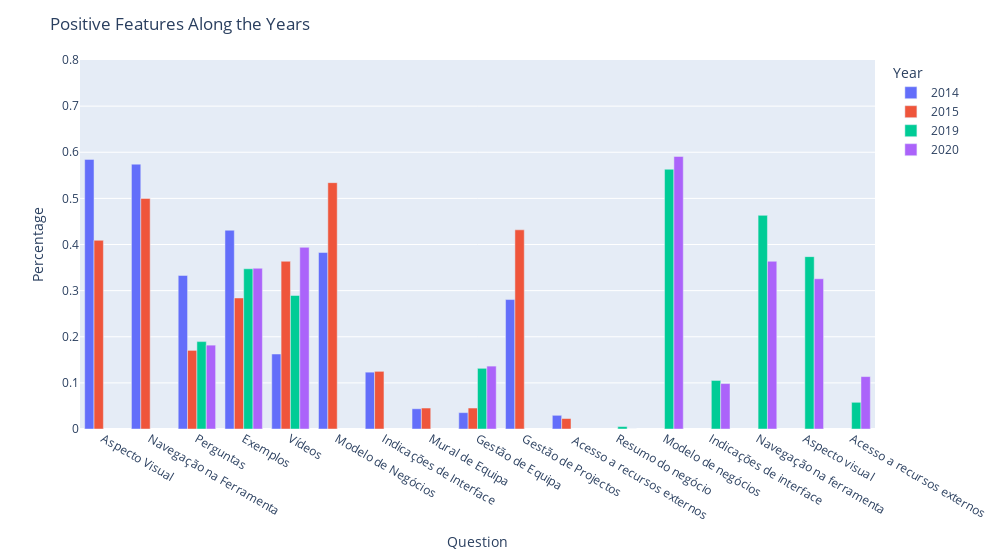

The notebook cell this image was saved under:
### Code cell
import plotly_express as px

fig = px.bar(PosOverYears, x="Question", y="Percentage", color='Year', barmode='group',
             hover_name='Question', range_y=[0,0.8])
fig.update_layout(title_text='Positive Features Along the Years')
fig.update_layout(xaxis_type='category')
fig.update_layout(autosize=False, width= 1000)

fig.show()
fig.write_image('Outputs/YearlyAverage/PosOverYears.png')

### Figure 1 — Plotly figure (JSON) as saved in the notebook; plotly's stock layout.template omitted (floating-point values rounded to 4 significant figures)
{"data": [{"alignmentgroup": "True", "hovertemplate": "<b>%{hovertext}</b><br><br>Year=2014<br>Question=%{x}<br>Percentage=%{y}<extra></extra>", "hovertext": ["Aspecto Visual", "Navegação na Ferramenta", "Perguntas", "Exemplos", "Vídeos", "Modelo de Negócios", "Indicações de Interface", "Mural de Equipa", "Gestão de Equipa", "Gestão de Projectos", " Acesso a recursos externos"], "legendgroup": "2014", "marker": {"color": "#636efa"}, "name": "2014", "offsetgroup": "2014", "orientation": "v", "showlegend": true, "textposition": "auto", "type": "bar", "x": ["Aspecto Visual", "Navegação na Ferramenta", "Perguntas", "Exemplos", "Vídeos", "Modelo de Negócios", "Indicações de Interface", "Mural de Equipa", "Gestão de Equipa", "Gestão de Projectos", " Acesso a recursos externos"], "xaxis": "x", "y": [0.5845, 0.5742, 0.3329, 0.431, 0.1626, 0.3826, 0.1232, 0.04387, 0.03548, 0.2806, 0.02968], "yaxis": "y"}, {"alignmentgroup": "True", "hovertemplate": "<b>%{hovertext}</b><br><br>Year=2015<br>Question=%{x}<br>Percentage=%{y}<extra></extra>", "hovertext": ["Aspecto Visual", "Navegação na Ferramenta", "Perguntas", "Exemplos", "Vídeos", "Modelo de Negócios", "Indicações de Interface", "Mural de Equipa", "Gestão de Equipa", "Gestão de Projectos", " Acesso a recursos externos"], "legendgroup": "2015", "marker": {"color": "#EF553B"}, "name": "2015", "offsetgroup": "2015", "orientation": "v", "showlegend": true, "textposition": "auto", "type": "bar", "x": ["Aspecto Visual", "Navegação na Ferramenta", "Perguntas", "Exemplos", "Vídeos", "Modelo de Negócios", "Indicações de Interface", "Mural de Equipa", "Gestão de Equipa", "Gestão de Projectos", " Acesso a recursos externos"], "xaxis": "x", "y": [0.4091, 0.5, 0.1705, 0.2841, 0.3636, 0.5341, 0.125, 0.04545, 0.04545, 0.4318, 0.02273], "yaxis": "y"}, {"alignmentgroup": "True", "hovertemplate": "<b>%{hovertext}</b><br><br>Year=2019<br>Question=%{x}<br>Percentage=%{y}<extra></extra>", "hovertext": ["Resumo do negócio", "Modelo de negócios", "Indicações de interface", "Navegação na ferramenta", "Aspecto visual", "Exemplos", "Perguntas", "Vídeos", "Gestão de Equipa", "Acesso a recursos externos"], "legendgroup": "2019", "marker": {"color": "#00cc96"}, "name": "2019", "offsetgroup": "2019", "orientation": "v", "showlegend": true, "textposition": "auto", "type": "bar", "x": ["Resumo do negócio", "Modelo de negócios", "Indicações de interface", "Navegação na ferramenta", "Aspecto visual", "Exemplos", "Perguntas", "Vídeos", "Gestão de Equipa", "Acesso a recursos externos"], "xaxis": "x", "y": [0.005263, 0.5632, 0.1053, 0.4632, 0.3737, 0.3474, 0.1895, 0.2895, 0.1316, 0.05789], "yaxis": "y"}, {"alignmentgroup": "True", "hovertemplate": "<b>%{hovertext}</b><br><br>Year=2020<br>Question=%{x}<br>Percentage=%{y}<extra></extra>", "hovertext": ["Resumo do negócio", "Modelo de negócios", "Indicações de interface", "Navegação na ferramenta", "Aspecto visual", "Exemplos", "Perguntas", "Vídeos", "Gestão de Equipa", "Acesso a recursos externos"], "legendgroup": "2020", "marker": {"color": "#ab63fa"}, "name": "2020", "offsetgroup": "2020", "orientation": "v", "showlegend": true, "textposition": "auto", "type": "bar", "x": ["Resumo do negócio", "Modelo de negócios", "Indicações de interface", "Navegação na ferramenta", "Aspecto visual", "Exemplos", "Perguntas", "Vídeos", "Gestão de Equipa", "Acesso a recursos externos"], "xaxis": "x", "y": [0, 0.5909, 0.09848, 0.3636, 0.3258, 0.3485, 0.1818, 0.3939, 0.1364, 0.1136], "yaxis": "y"}], "layout": {"autosize": false, "barmode": "group", "legend": {"title": {"text": "Year"}, "tracegroupgap": 0}, "margin": {"t": 60}, "title": {"text": "Positive Features Along the Years"}, "width": 1000, "xaxis": {"anchor": "y", "domain": [0, 1], "title": {"text": "Question"}, "type": "category"}, "yaxis": {"anchor": "x", "domain": [0, 1], "range": [0, 0.8], "title": {"text": "Percentage"}}}}
